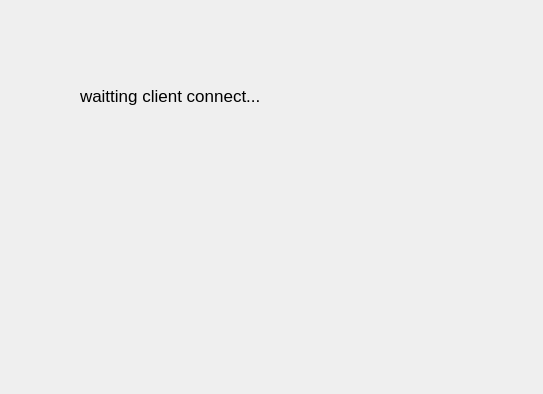
<?xml version="1.0" encoding="UTF-8"?>
<ui version="4.0">
 <class>Widget</class>
 <widget class="QWidget" name="Widget">
  <property name="geometry">
   <rect>
    <x>0</x>
    <y>0</y>
    <width>543</width>
    <height>394</height>
   </rect>
  </property>
  <property name="windowTitle">
   <string>服务器</string>
  </property>
  <widget class="QLabel" name="label">
   <property name="geometry">
    <rect>
     <x>80</x>
     <y>40</y>
     <width>451</width>
     <height>111</height>
    </rect>
   </property>
   <property name="font">
    <font>
     <pointsize>13</pointsize>
    </font>
   </property>
   <property name="text">
    <string>waitting client connect...</string>
   </property>
  </widget>
 </widget>
 <layoutdefault spacing="6" margin="11"/>
 <resources/>
 <connections/>
</ui>
